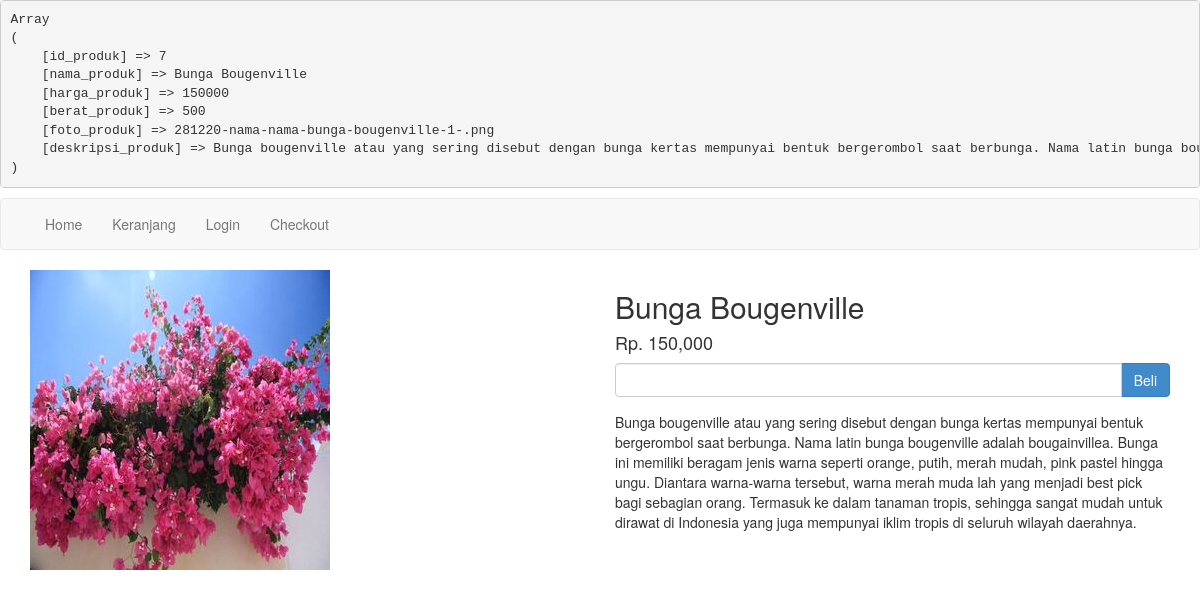
The app's page /kembang/detail.php?id=7 with its own data.
### tables this page shows
CREATE TABLE `produk` (
  `id_produk` int(11) NOT NULL,
  `nama_produk` varchar(100) NOT NULL,
  `harga_produk` int(11) NOT NULL,
  `berat_produk` int(11) NOT NULL,
  `foto_produk` varchar(100) NOT NULL,
  `deskripsi_produk` text NOT NULL
);

### kembang/detail.php (the view, shortened to what this page needs)
<?php include 'koneksi.php'; ?>
<?php
$id_produk = $_GET["id"];
$ambil = $koneksi->query("SELECT * FROM produk WHERE id_produk='$id_produk'");
$detail = $ambil->fetch_assoc();
echo "<pre>";
print_r($detail);
echo "</pre>";
?>
<!DOCTYPE html>
<html>
<head>
	<link rel="stylesheet" href="admin/assets/css/bootstrap.css">
</head>
<body>
<nav class="navbar navbar-default">
	<div class="container">
		<ul class="nav navbar-nav">
			<li><a href="index.php">Home</a></li>
			<li><a href="keranjang.php">Keranjang</a></li>
			<?php if (isset($_SESSION["pelanggan"])): ?>
				<li><a href="logout.php">Logout</a></li>
			<?php else: ?>
				<li><a href="login.php">Login</a></li>
			<?php endif ?>
			<li><a href="checkout.php">Checkout</a></li>
		</ul>
	</div>
</nav>
<section class="kontent">
	<div class="container">
		<div class="row">
			<div class="col-md-6">
				<img src="foto_produk/<?php echo $detail["foto_produk"]; ?>" alt="" class="img-responsive">
			</div>
			<div class="col-md-6">
				<h2><?php echo $detail["nama_produk"] ?></h2>
				<h4>Rp. <?php echo number_format($detail["harga_produk"]); ?></h4>
				<form method="post">
					<div class="form-group">
						<div class="input-group">
							<input type="number" min="1" class="form-control" name="jumlah">
							<div class="input-group-btn">
								<button class="btn btn-primary" name="beli">Beli</button>
							</div>
						</div>
					</div>
				</form>
				<p><?php echo $detail["deskripsi_produk"]; ?></p>
			</div>
		</div>
	</div>
</section>
</body>
</html>

### records on screen
produk: foto_produk (picture), nama_produk "Bunga Bougenville", harga_produk "150,000", deskripsi_produk "Bunga bougenville atau yang sering disebut dengan bunga kertas mempunyai bentuk bergerombol saat berbunga. Nama latin bunga bougenville adalah bougainvillea. Bunga ini memiliki beragam jenis warna seperti orange, putih, merah mudah, pink pastel hingga ungu. Diantara warna-warna tersebut, warna merah muda lah yang menjadi best pick bagi sebagian orang. Termasuk ke dalam tanaman tropis, sehingga sangat mudah untuk dirawat di Indonesia yang juga mempunyai iklim tropis di seluruh wilayah daerahnya."
